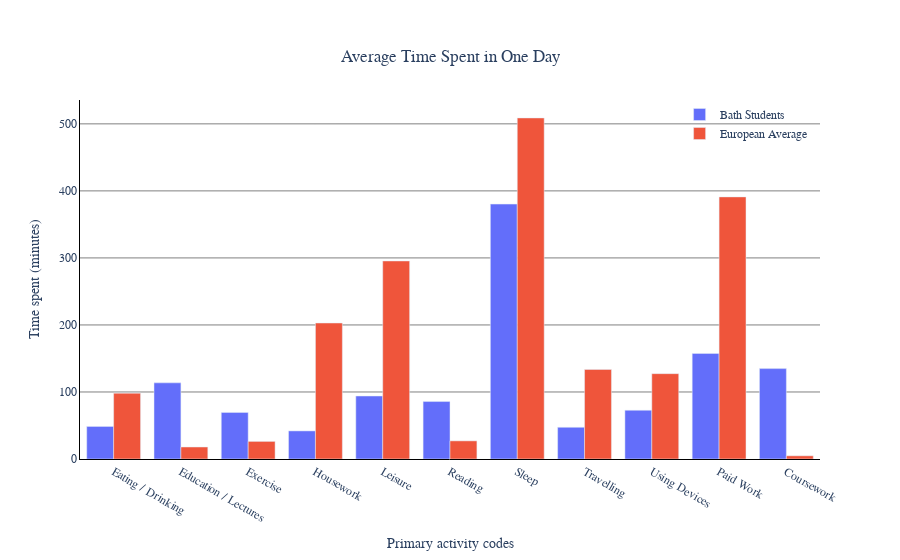

The notebook cell this image was saved under:
### Code cell
import plotly.graph_objects as go

fig = go.Figure(data=[
    go.Bar(name='Bath Students', x=index_name, y=q1.Wrangled),
    go.Bar(name='European Average', x=index_name, y=q1.Additional)
])
# Change the bar mode
fig.update_layout(
    barmode='group', 
    font_family="Calibri",
    xaxis_title="Primary activity codes",
    yaxis_title="Time spent (minutes)",
    paper_bgcolor='rgba(0,0,0,0)',
    plot_bgcolor='rgba(0,0,0,0)',
    legend=dict(yanchor="top", y=1.0, xanchor="right", x=0.99),
    title={'text': "Average Time Spent in One Day", 'y':0.9, 'x':0.5, 'xanchor': 'center', 'yanchor': 'middle'}
    )

fig.update_xaxes(showgrid=True, linecolor='black')
fig.update_yaxes(showgrid=True, linecolor='black', gridcolor='gray', gridwidth=1)

fig.show()

### Figure 1 — Plotly figure (JSON) as saved in the notebook; plotly's stock layout.template omitted (floating-point values rounded to 4 significant figures)
{"data": [{"name": "Bath Students", "type": "bar", "x": ["Eating / Drinking", "Education / Lectures", "Exercise", "Housework", "Leisure", "Reading", "Sleep", "Travelling", "Using Devices", "Paid Work", "Coursework"], "y": [48.54, 113.6, 69.47, 41.89, 93.99, 85.73, 380.3, 47.33, 72.69, 157.5, 134.9]}, {"name": "European Average", "type": "bar", "x": ["Eating / Drinking", "Education / Lectures", "Exercise", "Housework", "Leisure", "Reading", "Sleep", "Travelling", "Using Devices", "Paid Work", "Coursework"], "y": [98.21, 17.89, 26.25, 202.9, 295.5, 27.04, 508.8, 133.5, 127.3, 391.0, 4.75]}], "layout": {"barmode": "group", "font": {"family": "Calibri"}, "legend": {"x": 0.99, "xanchor": "right", "y": 1, "yanchor": "top"}, "paper_bgcolor": "rgba(0,0,0,0)", "plot_bgcolor": "rgba(0,0,0,0)", "title": {"text": "Average Time Spent in One Day", "x": 0.5, "xanchor": "center", "y": 0.9, "yanchor": "middle"}, "xaxis": {"linecolor": "black", "showgrid": true, "title": {"text": "Primary activity codes"}}, "yaxis": {"gridcolor": "gray", "gridwidth": 1, "linecolor": "black", "showgrid": true, "title": {"text": "Time spent (minutes)"}}}}
